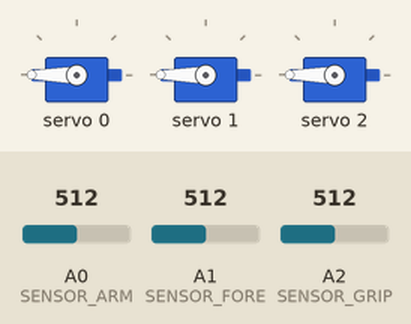
This sketch was run on a simulated Arduino Uno, built with avr-gcc and run on an emulated ATmega328P. Parts: 3 × servo. The inputs (shaded band) are chosen by the test bench; at power-on: A0 (SENSOR_ARM) = 512, A1 (SENSOR_FORE) = 512, A2 (SENSOR_GRIP) = 512.

Above: at 1.2 s.
1.3 s: A0 (SENSOR_ARM) set to 140
At 2.3 s:
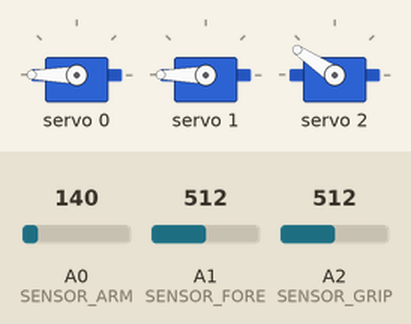
2.8 s: A1 (SENSOR_FORE) set to 140
At 3.7 s:
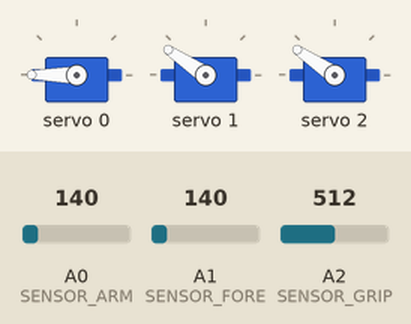
4.3 s: A2 (SENSOR_GRIP) set to 140
At 4.7 s:
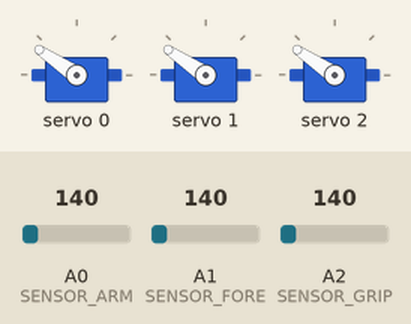
5.8 s: A0 (SENSOR_ARM) set to 122
At 6.2 s:
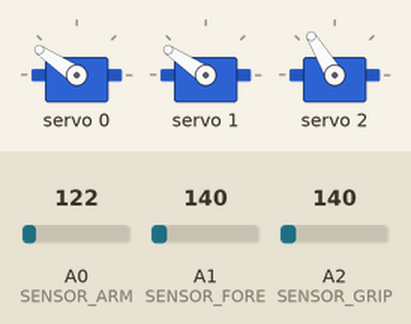
7.3 s: A1 (SENSOR_FORE) set to 122
At 8.5 s:
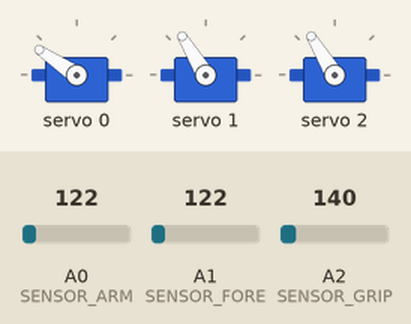
8.8 s: A2 (SENSOR_GRIP) set to 122
At 9.9 s:
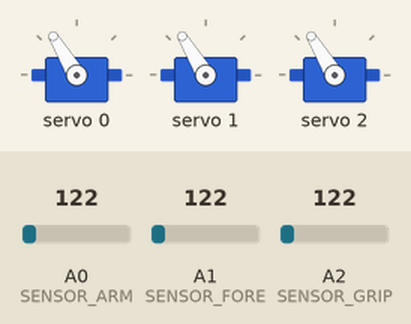
Timing chart, 0 to 11.3 s (numbered marks = the images above; inputs shaded):
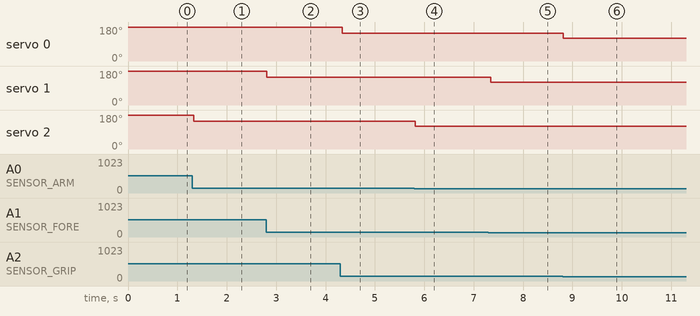

Measured:
- after the input at 1.3 s, servo 2: 180° → 146° at once
- after the input at 2.8 s, servo 1: 180° → 146° at once
- after the input at 4.3 s, servo 0: 180° → 146° at once
- after the input at 5.8 s, servo 2: 146° → 121° at once
- after the input at 7.3 s, servo 1: 146° → 121° at once
- after the input at 8.8 s, servo 0: 146° → 121° at once

The sketch:

GCRA_Code.ino
```cpp
#include <Wire.h>
#include <Adafruit_PWMServoDriver.h>

Adafruit_PWMServoDriver pwm = Adafruit_PWMServoDriver();

// Servo PWM limits
#define SERVOMIN 150   // 0 degrees
#define SERVOMAX 600   // 180 degrees

// Flex sensor pins
#define SENSOR_GRIP A2
#define SENSOR_FORE A1
#define SENSOR_ARM  A0

// Function to map sensor reading to PWM
int sensorToPWM(int sensorValue) {
  // Map 50–200 sensor reading to SERVOMIN–SERVOMAX
  return map(sensorValue, 50, 200, SERVOMIN, SERVOMAX);
}

void setup() {
  pwm.begin();
  pwm.setPWMFreq(50);  // 50 Hz for servos
  delay(10);
  Serial.begin(9600);
}

void loop() {
  // Read sensors
  int gripperVal = analogRead(SENSOR_GRIP);
  int forearmVal = analogRead(SENSOR_FORE);
  int armVal    = analogRead(SENSOR_ARM);

  // Convert to PWM for servos
  int gripperPWM = sensorToPWM(gripperVal);
  int forearmPWM = sensorToPWM(forearmVal);
  int armPWM    = sensorToPWM(armVal);

  // Move servos
  pwm.setPWM(0, 0, gripperPWM);  // Gripper servo on channel 0
  pwm.setPWM(1, 0, forearmPWM);  // Forearm servo on channel 1
  pwm.setPWM(2, 0, armPWM);      // Arm servo on channel 2


  delay(50);
}
```
